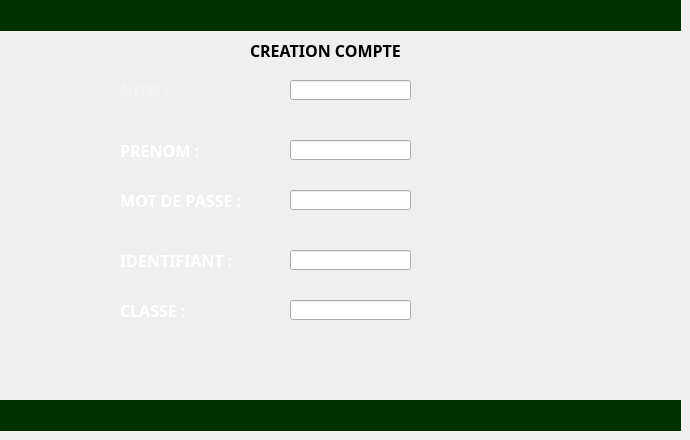
    <widget class="QWidget" name="page_6">
     <widget class="QLabel" name="colorr3">
      <property name="geometry">
       <rect>
        <x>0</x>
        <y>0</y>
        <width>681</width>
        <height>31</height>
       </rect>
      </property>
      <property name="styleSheet">
       <string notr="true">#colorr3
{
background-color:rgb(0, 50, 0);

}</string>
      </property>
      <property name="text">
       <string/>
      </property>
     </widget>
     <widget class="QLabel" name="colorr4">
      <property name="geometry">
       <rect>
        <x>0</x>
        <y>400</y>
        <width>681</width>
        <height>31</height>
       </rect>
      </property>
      <property name="styleSheet">
       <string notr="true">#colorr4
{
background-color:rgb(0, 50, 0);

}</string>
      </property>
      <property name="text">
       <string/>
      </property>
     </widget>
     <widget class="QLabel" name="fond2">
      <property name="geometry">
       <rect>
        <x>0</x>
        <y>32</y>
        <width>681</width>
        <height>371</height>
       </rect>
      </property>
      <property name="styleSheet">
       <string notr="true">#fond2
{
background-color: transparent;
   border-image:url(:/bon.jpg);
   background: none;
   border: none;
   background-repeat: none;
}
</string>
      </property>
      <property name="text">
       <string/>
      </property>
     </widget>
     <widget class="QLineEdit" name="lineEdit_nomEtu">
      <property name="geometry">
       <rect>
        <x>290</x>
        <y>80</y>
        <width>121</width>
        <height>20</height>
       </rect>
      </property>
     </widget>
     <widget class="QLineEdit" name="lineEdit_prenomEtu">
      <property name="geometry">
       <rect>
        <x>290</x>
        <y>140</y>
        <width>121</width>
        <height>20</height>
       </rect>
      </property>
     </widget>
     <widget class="QLineEdit" name="lineEdit_IDEtu">
      <property name="geometry">
       <rect>
        <x>290</x>
        <y>250</y>
        <width>121</width>
        <height>20</height>
       </rect>
      </property>
     </widget>
     <widget class="QLineEdit" name="lineEdit_mdpEtu">
      <property name="geometry">
       <rect>
        <x>290</x>
        <y>190</y>
        <width>121</width>
        <height>20</height>
       </rect>
      </property>
     </widget>
     <widget class="QLabel" name="label_8">
      <property name="geometry">
       <rect>
        <x>120</x>
        <y>80</y>
        <width>131</width>
        <height>21</height>
       </rect>
      </property>
      <property name="font">
       <font>
        <family>Segoe UI Black</family>
        <pointsize>12</pointsize>
        <weight>75</weight>
        <bold>true</bold>
       </font>
      </property>
      <property name="styleSheet">
       <string notr="true">#label_8
{
color:rgb(243, 243, 243) ;
}
</string>
      </property>
      <property name="text">
       <string>NOM :</string>
      </property>
     </widget>
     <widget class="QLabel" name="label_9">
      <property name="geometry">
       <rect>
        <x>120</x>
        <y>140</y>
        <width>131</width>
        <height>21</height>
       </rect>
      </property>
      <property name="font">
       <font>
        <family>Segoe UI Black</family>
        <pointsize>12</pointsize>
        <weight>75</weight>
        <bold>true</bold>
       </font>
      </property>
      <property name="styleSheet">
       <string notr="true">#label_9
{
color:rgb(255, 255, 255) ;
}
</string>
      </property>
      <property name="text">
       <string>PRENOM :</string>
      </property>
     </widget>
     <widget class="QLabel" name="label_10">
      <property name="geometry">
       <rect>
        <x>120</x>
        <y>190</y>
        <width>131</width>
        <height>21</height>
       </rect>
      </property>
      <property name="font">
       <font>
        <family>Segoe UI Black</family>
        <pointsize>12</pointsize>
        <weight>75</weight>
        <bold>true</bold>
       </font>
      </property>
      <property name="styleSheet">
       <string notr="true">#label_10
{
color:rgb(255, 255, 255) ;
}</string>
      </property>
      <property name="text">
       <string>MOT DE PASSE :</string>
      </property>
     </widget>
     <widget class="QLabel" name="label_11">
      <property name="geometry">
       <rect>
        <x>120</x>
        <y>250</y>
        <width>131</width>
        <height>21</height>
       </rect>
      </property>
      <property name="font">
       <font>
        <family>Segoe UI Black</family>
        <pointsize>12</pointsize>
        <weight>75</weight>
        <bold>true</bold>
       </font>
      </property>
      <property name="styleSheet">
       <string notr="true">#label_11
{
color:rgb(255, 255, 255) ;
}</string>
      </property>
      <property name="text">
       <string>IDENTIFIANT :</string>
      </property>
     </widget>
     <widget class="QLabel" name="valid">
      <property name="geometry">
       <rect>
        <x>530</x>
        <y>330</y>
        <width>111</width>
        <height>41</height>
       </rect>
      </property>
      <property name="styleSheet">
       <string notr="true">#valid
{
background-color: transparent;
   border-image:url(:/valid.png);
   background: none;
   border: none;
   background-repeat: none;
}
</string>
      </property>
      <property name="text">
       <string/>
      </property>
     </widget>
     <widget class="QLabel" name="retour">
      <property name="geometry">
       <rect>
        <x>30</x>
        <y>340</y>
        <width>91</width>
        <height>31</height>
       </rect>
      </property>
      <property name="styleSheet">
       <string notr="true">#retour
{
background-color: transparent;
   border-image:url(:/fle.png);
   background: none;
   border: none;
   background-repeat: none;
}
</string>
      </property>
      <property name="text">
       <string/>
      </property>
     </widget>
     <widget class="QPushButton" name="pushButton_valid">
      <property name="geometry">
       <rect>
        <x>530</x>
        <y>332</y>
        <width>111</width>
        <height>41</height>
       </rect>
      </property>
      <property name="styleSheet">
       <string notr="true">#pushButton_valid
{
background-color: transparent;
 
   background: none;
   border: none;
   background-repeat: none;
}
</string>
      </property>
      <property name="text">
       <string/>
      </property>
     </widget>
     <widget class="QPushButton" name="pushButton_retour">
      <property name="geometry">
       <rect>
        <x>30</x>
        <y>340</y>
        <width>91</width>
        <height>31</height>
       </rect>
      </property>
      <property name="styleSheet">
       <string notr="true">#pushButton_retour
{
background-color: transparent;
 
   background: none;
   border: none;
   background-repeat: none;
}
</string>
      </property>
      <property name="text">
       <string/>
      </property>
     </widget>
     <widget class="QLabel" name="label_17">
      <property name="geometry">
       <rect>
        <x>250</x>
        <y>40</y>
        <width>181</width>
        <height>21</height>
       </rect>
      </property>
      <property name="font">
       <font>
        <family>Segoe UI Black</family>
        <pointsize>12</pointsize>
        <weight>75</weight>
        <bold>true</bold>
       </font>
      </property>
      <property name="styleSheet">
       <string notr="true">#label_8
{
color:rgb(243, 243, 243) ;
}
</string>
      </property>
      <property name="text">
       <string>CREATION COMPTE</string>
      </property>
     </widget>
     <widget class="QLabel" name="label_18">
      <property name="geometry">
       <rect>
        <x>120</x>
        <y>300</y>
        <width>131</width>
        <height>21</height>
       </rect>
      </property>
      <property name="font">
       <font>
        <family>Segoe UI Black</family>
        <pointsize>12</pointsize>
        <weight>75</weight>
        <bold>true</bold>
       </font>
      </property>
      <property name="styleSheet">
       <string notr="true">#label_18
{
color:rgb(255, 255, 255) ;
}</string>
      </property>
      <property name="text">
       <string>CLASSE :</string>
      </property>
     </widget>
     <widget class="QLineEdit" name="lineEdit_classeEtu">
      <property name="geometry">
       <rect>
        <x>290</x>
        <y>300</y>
        <width>121</width>
        <height>20</height>
       </rect>
      </property>
     </widget>
    </widget>
